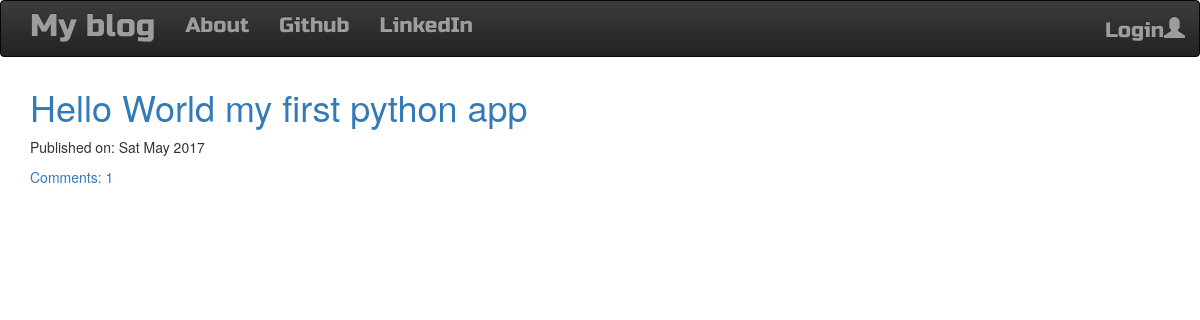
The page / on the database its author committed.
### blog/models.py (models this page shows, shortened)
class Post(models.Model):
    author = models.ForeignKey('auth.User')
    title = models.CharField(max_length=200)
    text = models.TextField()
    created_date = models.DateTimeField(default=timezone.now())
    published_date = models.DateTimeField(blank=True, null=True)
    def approve_comments(self):
        return self.comments.filter(approved_comment=True)

### blog/views.py (the view)
# urls.py: url(r'^$',views.PostListView.as_view(),name='post_list'),
class PostListView(ListView):
    model = Post
    def get_queryset(self):
        return Post.objects.filter(published_date__lte=timezone.now()).order_by('-published_date')

### blog/templates/blog/post_list.html
{% extends 'blog/base.html' %}
{% block content %}
<div class="centerstage">
    {% for post in post_list %}
        <div class="post">
            <h1><a href="{% url 'post_detail' pk=post.pk %}">{{ post.title }}</a></h1>
            <div class="date">
                <p>Published on: {{ post.published_date|date:"D M Y"}}</p>
            </div>
            <a href="{% url 'post_detail' pk=post.pk %}">Comments: {{ post.approve_comments.count }}</a>
        </div>
    {% endfor %}
</div>
{% endblock %}

### blog/static/css/blog.css (style rules this page uses)
.centerstage { margin-left: auto; margin-right: auto; }
.loader { filter:hue-rotate(0deg); color: linear-gradient(45deg,#0f8,#08f); animation:hue 5000ms infinite linear; }

### rows shown on the page
Post: title "Hello World my first python app", published_date "Sat May 2017", approve_comments.count "1"
